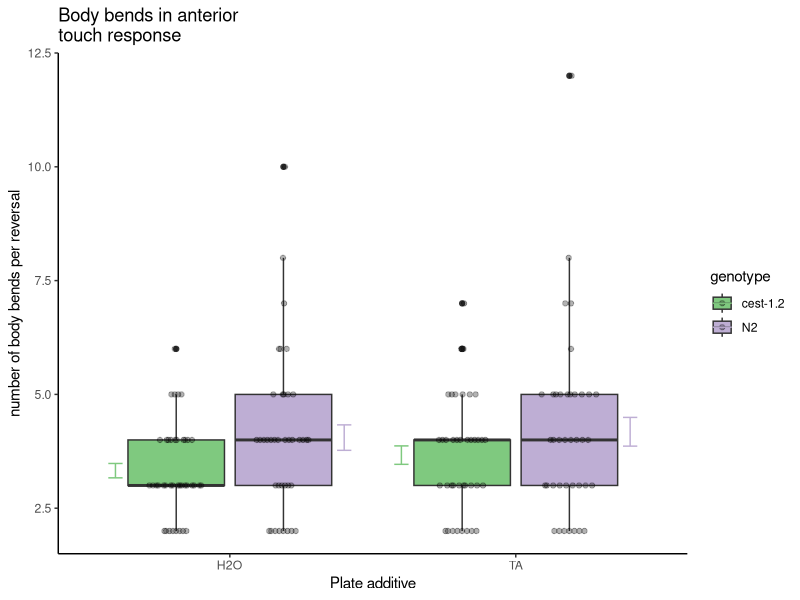

Write the R code that produced this figure.

knitr::opts_chunk$set(echo = TRUE)
library(tidyverse)
library(patchwork)
library(ggbeeswarm)
library(kableExtra)
library(magrittr)
library(viridis)
theme_set(theme_classic())


AntTouch <- read_csv('TA_behavior.csv') %>%
  mutate(plate = as.factor(plate))


(TAbodybendPlot <- AntTouch %>%
  ggplot(aes(x = additive, fill = genotype, y = bends)) +
  geom_boxplot() +
  ggbeeswarm::geom_quasirandom(aes(group = genotype),
                               width = .1,
                               alpha = 0.3,
                               dodge.width = .75) +
  stat_summary(aes(color = genotype),
               geom = "errorbar", 
               fun.data = "mean_se", 
               width = 0.1, 
               position = position_dodge(width = 1.6)) +
  scale_color_brewer(palette = "Accent") +
  scale_fill_brewer(palette = "Accent") +
  labs(title = "Body bends in anterior       
touch response",
       y = "number of body bends per reversal", x = "Plate additive"))
